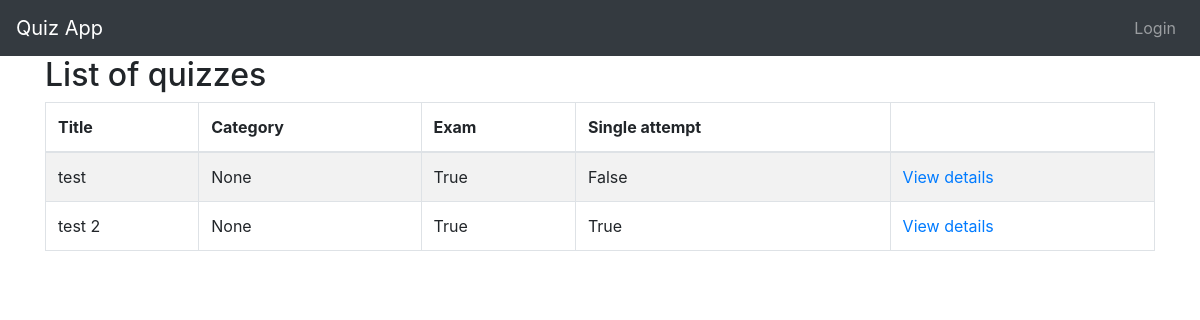
Screenshot of /quizzes/ with the database file from the repository.
### quiz/models.py (models this page shows, shortened)
class Quiz(models.Model):
    title = models.CharField(
        verbose_name=_("Title"),
        max_length=60, blank=False)
    description = models.TextField(
        verbose_name=_("Description"),
        blank=True, help_text=_("a description of the quiz"))
    url = models.SlugField(
        max_length=60, blank=False,
        help_text=_("a user friendly url"),
        verbose_name=_("user friendly url"))
    category = models.ForeignKey(
        Category, null=True, blank=True,
        verbose_name=_("Category"), on_delete=models.CASCADE)
    random_order = models.BooleanField(
        blank=False, default=False,
        verbose_name=_("Random Order"),
        help_text=_("Display the questions in "
                    "a random order or as they "
                    "are set?"))
    max_questions = models.PositiveIntegerField(
        blank=True, null=True, verbose_name=_("Max Questions"),
        help_text=_("Number of questions to be answered on each attempt."))
    answers_at_end = models.BooleanField(
        blank=False, default=False,
        help_text=_("Correct answer is NOT shown after question."
                    " Answers displayed at the end."),
        verbose_name=_("Answers at end"))
    exam_paper = models.BooleanField(
        blank=False, default=False,
        help_text=_("If yes, the result of each"
                    " attempt by a user will be"
                    " stored. Necessary for marking."),
        verbose_name=_("Exam Paper"))
    single_attempt = models.BooleanField(
        blank=False, default=False,
        help_text=_("If yes, only one attempt by"
                    " a user will be permitted."
                    " Non users cannot sit this exam."),
        verbose_name=_("Single Attempt"))
    pass_mark = models.SmallIntegerField(
        blank=True, default=0,
        verbose_name=_("Pass Mark"),
        help_text=_("Percentage required to pass exam."),
        validators=[MaxValueValidator(100)])
    success_text = models.TextField(
        blank=True, help_text=_("Displayed if user passes."),
        verbose_name=_("Success Text"))
    fail_text = models.TextField(
        verbose_name=_("Fail Text"),
        blank=True, help_text=_("Displayed if user fails."))
    draft = models.BooleanField(
        blank=True, default=False,
        verbose_name=_("Draft"),
        help_text=_("If yes, the quiz is not displayed"
                    " in the quiz list and can only be"
                    " taken by users who can edit"
                    " quizzes."))
    class Meta:
        verbose_name = _("Quiz")
        verbose_name_plural = _("Quizzes")

### quiz/views.py (the view)
class QuizListView(ListView):
    model = Quiz
    def get_queryset(self):
        queryset = super(QuizListView, self).get_queryset()
        return queryset.filter(draft=False)

### quiz/templates/quiz/quiz_list.html (shortened to what this page needs)
{% extends 'base.html' %}
{% load i18n %}
{% load quiz_tags %}
{% block content %}
<h2>{% trans "List of quizzes" %}</h2>
    {% if quiz_list %}
		<table class="table table-bordered table-striped">
		  <thead>
			<tr>
			  <th>{% trans "Title" %}</th>
			  <th>{% trans "Category" %}</th>
			  <th>{% trans "Exam" %}</th>
			  <th>{% trans "Single attempt" %}</th>
			  <th></th>
			</tr>
		  </thead>
		  <tbody>
        {% for quiz in quiz_list %}
  			<tr>
			  <td>{{ quiz.title }}</td>
			  <td>{{ quiz.category }}</td>
			  <td>{{ quiz.exam_paper }}</td>
			  <td>{{ quiz.single_attempt }}</td>
			  <td>
				<a href="{% url 'quiz_start_page' slug=quiz.url %}">
				  {% trans "View details" %}
				</a>
			</tr>
        {% endfor %}
		  </tbody>
		</table>
	{% else %}
        <p>{% trans "There are no available quizzes" %}.</p>
    {% endif %}
{% endblock %}

### rows the page displays
Quiz: title "test", category "None", exam_paper "True", single_attempt "False"
Quiz: title "test 2", category "None", exam_paper "True", single_attempt "True"
